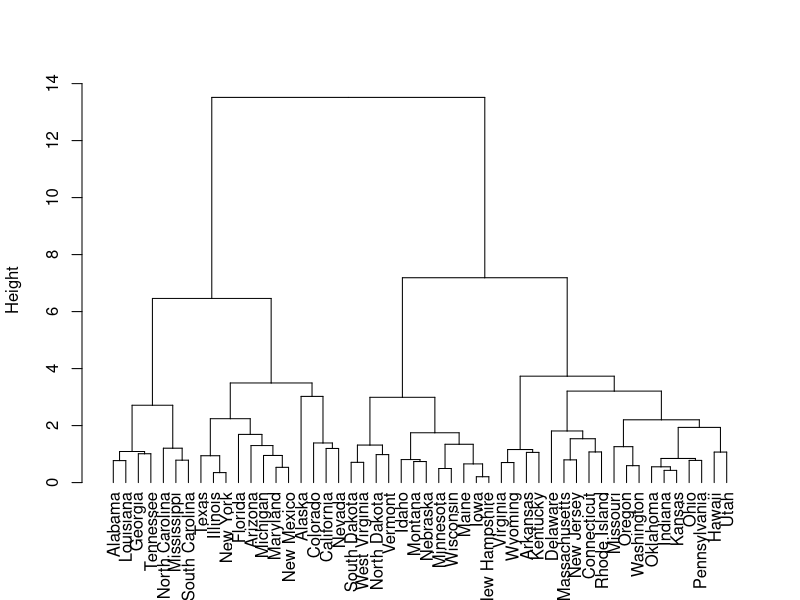
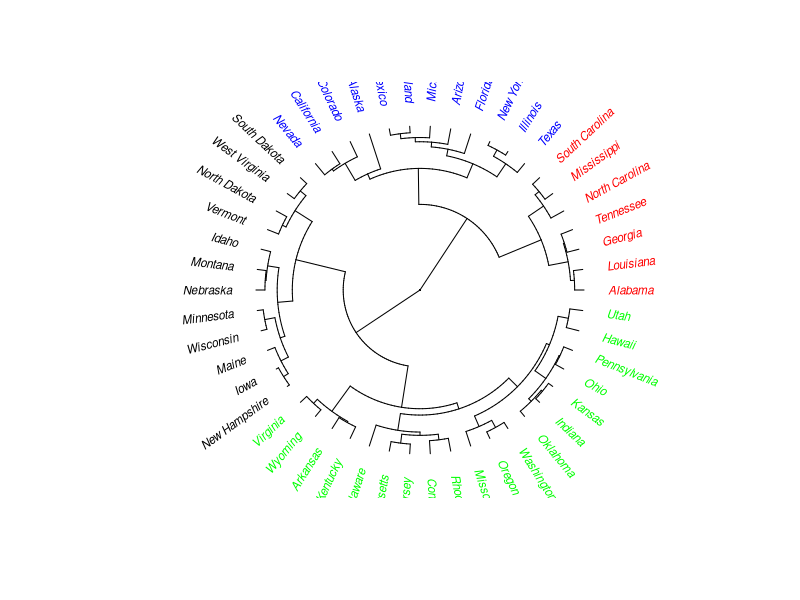
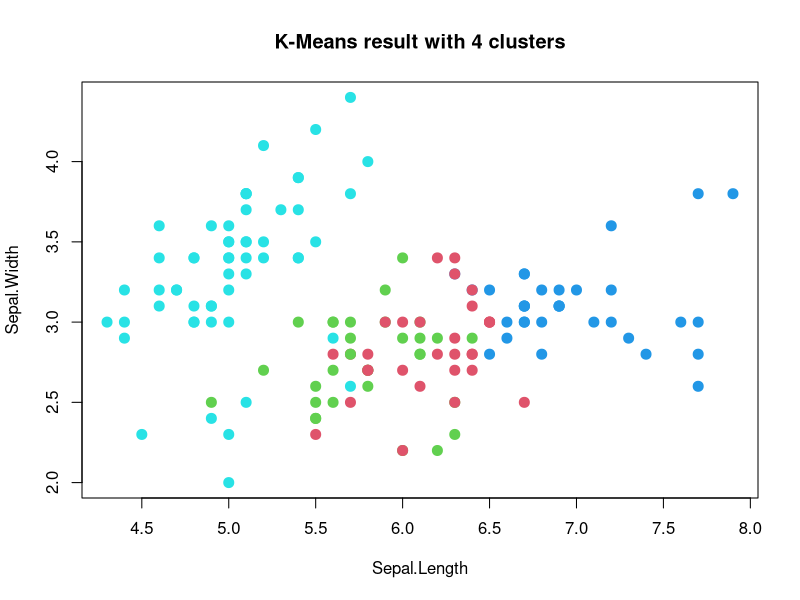
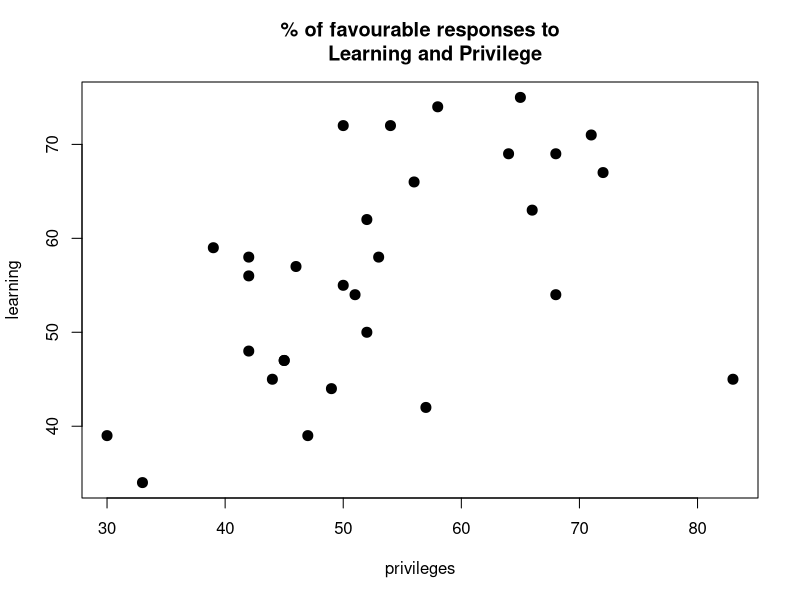
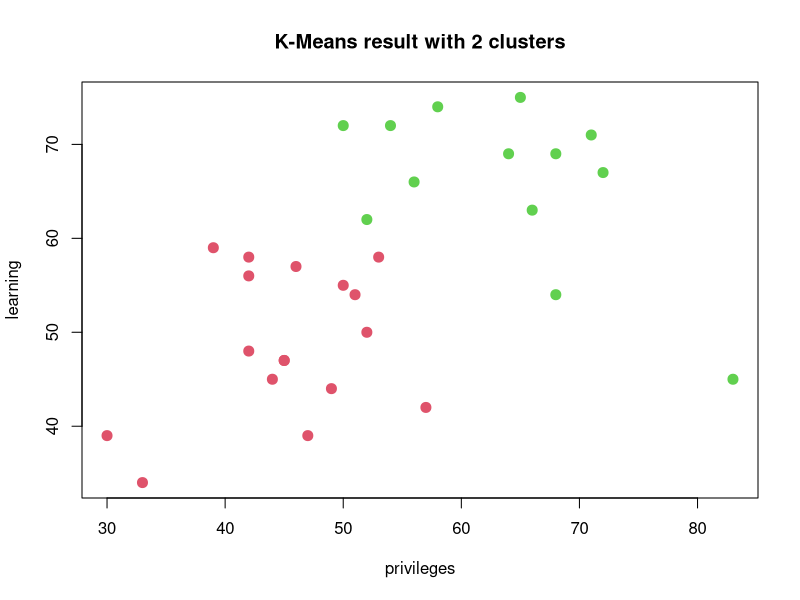
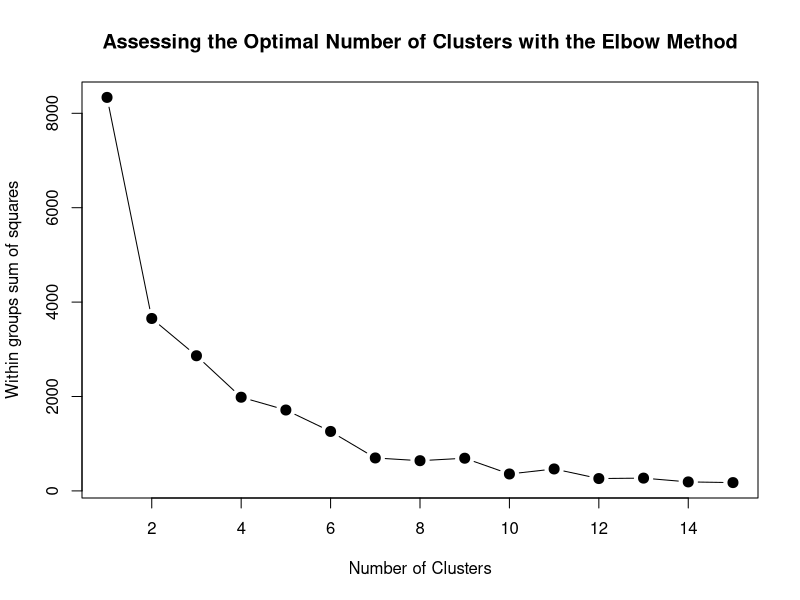
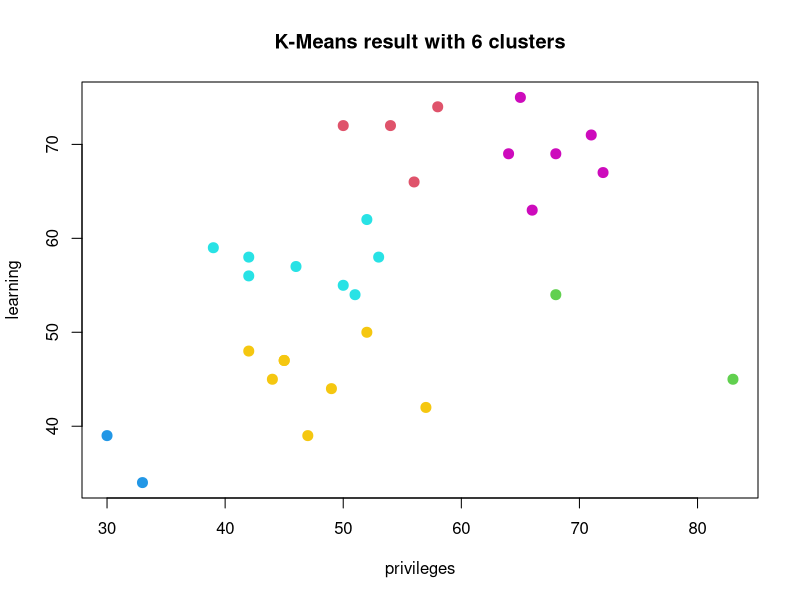

These figures' R source, in order:
# https://xsliulab.github.io/Workshop/week10/r-cluster-book.pdf
# http://www.sthda.com/english/wiki/beautiful-dendrogram-visualizations-in-r-5-must-known-methods-unsupervised-machine-learning

#### estatísticas, em prisões por 100.000 residentes por agressão, 
# assassinato e estupro em cada um dos 50 estados dos EUA 
# em 1973.
# Load data
data(USArrests)
# Compute distances and hierarchical clustering
dd <- dist(scale(USArrests), method = "euclidean")
hc <- hclust(dd, method = "ward.D2")

# Convert hclust into a dendrogram and plot
hcd <- as.dendrogram(hc)
# Default plot
plot(hcd, type = "rectangle", ylab = "Height")


install.packages("ape")
??ape
library("ape")


# Cut the dendrogram into 4 clusters
colors = c("red", "blue", "green", "black")
clus4 = cutree(hc, 4)
plot(as.phylo(hc), type = "fan", tip.color = colors[clus4],
     label.offset = 1, cex = 0.7)




# https://rpubs.com/Kassio_Ferreira/kmeans
#  K-means implementado por Kássio Ferreira e João Eudes
#  INPUT: uma MATRIZ de dados, em que os objetos estão nas linhas e as varíaveis nas colunas.
#  OUTPUT: uma lista com os k grupos e a classificação de cada objeto.
#

kMeans1 <- function(dados, k=2){
  
  # função que calcula a distância euclidiana
  euc.dist <- function(x1, x2) sum((x1 - x2) ^ 2)
  
  # labels
  rotulo = 1:k
  rownames(dados)[nrow(dados)]= 1
  
  # random centroids
  for(i in 1:nrow(dados)){
    rownames(dados)[i] <- sample(rotulo,1)
  }
  
  centroids <- colMeans(dados[rownames(dados) == 1, ])
  
  for(j in 2:k){
    centroids <- rbind(centroids, colMeans(dados[rownames(dados) == j, ]))
  }
  
  rownames(centroids) = 1:k #  identifica o centroide de cada grupo
  
  for(i in 1:nrow(dados)){
    distancias = NULL
    for(j in 1:k){
      distancias[j] = euc.dist(dados[i,], centroids[j,])
    }
    names(distancias) = 1:k
    #   print(distancias)
    rownames(dados)[i] = as.numeric(names(distancias[distancias == min(distancias)]))
    
    # recalcula as medias
    
    centroids <- colMeans(dados[rownames(dados) == 1, ])
    
    for(z in 2:k){
      centroids <- rbind(centroids, colMeans(dados[rownames(dados) == z, ]))
    }
    
    
  }
  #  centroids
  
  return(list(centroides = centroids, grupo1 = dados[rownames(dados) == 1, ],
              grupo2 = dados[rownames(dados) == 2, ],
              grupo3 = dados[rownames(dados) == 3, ],
              clusters = as.numeric(rownames(dados))))
}

dados = as.matrix(iris[ ,1:4])
head(dados)
exemplo = kMeans1(dados,k=4)
# exemplo$grupo1
# exemplo$grupo2
# exemplo$grupo3
plot(dados,col = exemplo$clusters+1,  main="K-Means result with 4 clusters", pch=20, cex=2)



### R base
### https://feliperego.github.io/blog/2015/07/14/K-Means-Clustering-With-R
?kmeans

# Load necessary libraries
library(datasets)

# Inspect data structure
str(attitude)

# Subset the attitude data
dat = attitude[,c(3,4)]

# Plot subset data
plot(dat, main = "% of favourable responses to
     Learning and Privilege", pch =20, cex =2)

# Perform K-Means with 2 clusters
set.seed(7)
km1 = kmeans(dat, 2, nstart=100)

# Plot results
plot(dat, col =(km1$cluster +1), 
     main="K-Means result with 2 clusters", pch=20, cex=2)

# Check for the optimal number of clusters given the data

mydata <- dat
wss <- (nrow(mydata)-1)*sum(apply(mydata,2,var))
for (i in 2:15) wss[i] <- sum(kmeans(mydata,
                                     centers=i)$withinss)
plot(1:15, wss, type="b", xlab="Number of Clusters",
     ylab="Within groups sum of squares",
     main="Assessing the Optimal Number of Clusters with the Elbow Method",
     pch=20, cex=2)

### But from the example above, we can say that after 6 clusters the observed

# Perform K-Means with the optimal number of clusters identified from the Elbow method
?set.seed 
# the default random seed is 626 integers, so only print a few runif(1);
set.seed(7)
km2 = kmeans(dat, 6, nstart=100)

# Examine the result of the clustering algorithm
km2

# Plot results
plot(dat, col =(km2$cluster +1) ,
     main="K-Means result with 6 clusters", pch=20, cex=2)